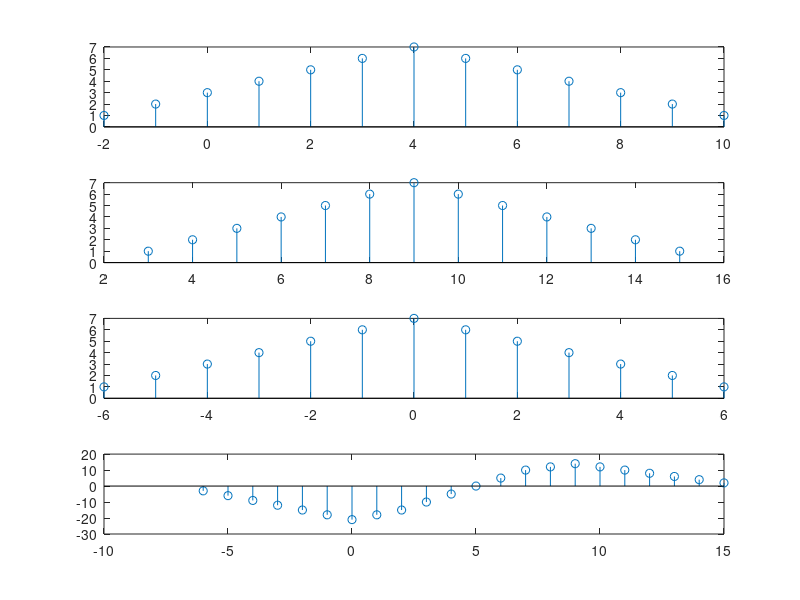

Write the MATLAB code that produced this figure.
%Let x(n) = {1,2,3,4,5,6,5,4,3,2,1} Determine and plot the 
%following sequences, xl(n)=2x(n-5) -3x(n+4)

clc;
close all;
%figure(1);
x = [1 2 3 4 5 6 7 6 5 4 3 2 1];
n = -2:10;

subplot(4,1,1);
stem(n,x);
%figure(2);
n1 = 3:15;
%a = n+n1;
subplot(4,1,2);
stem(n1,x);
%figure(3);
n2 = -6:6;
%b = n-n2;
subplot(4,1,3);
stem(n2,x);
title('');
m = min(min(n1),min(n2)):max(max(n1),max(n2));
y1 = [];
temp = 1;
for i = 1:length(m)
    if (m(i)<min(n1)||m(i)>max(n1))
        y1 = [y1 0];
    else
        y1 = [y1 x(temp)];
        temp = temp+1;
    end
end
y2 = [];
temp = 1;
for i = 1:length(m)
    if (m(i)<min(n2)||m(i)>max(n2))
        y2 = [y2 0];
    else
        y2 = [y2 x(temp)];
        temp = temp+1;
    end
end
y = (2.*y1)-(3.*y2);
subplot(4,1,4);
stem(m,y);
title('');